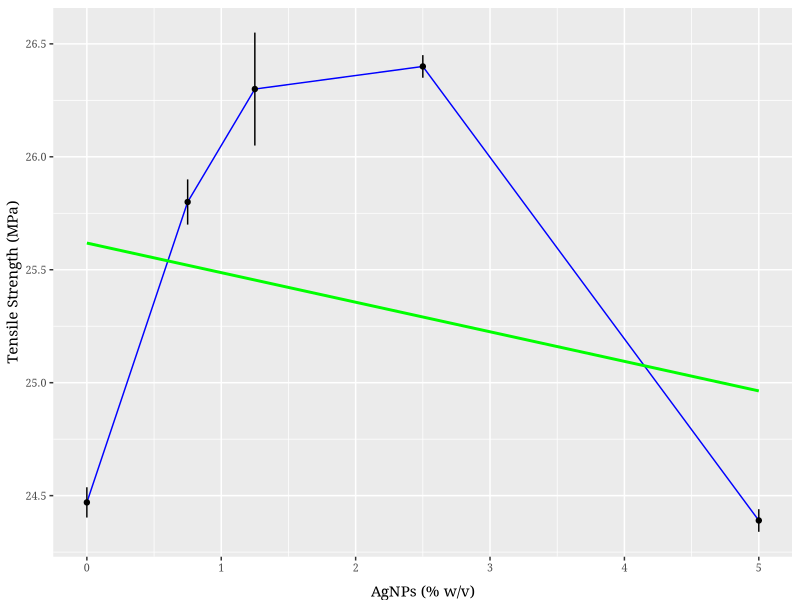
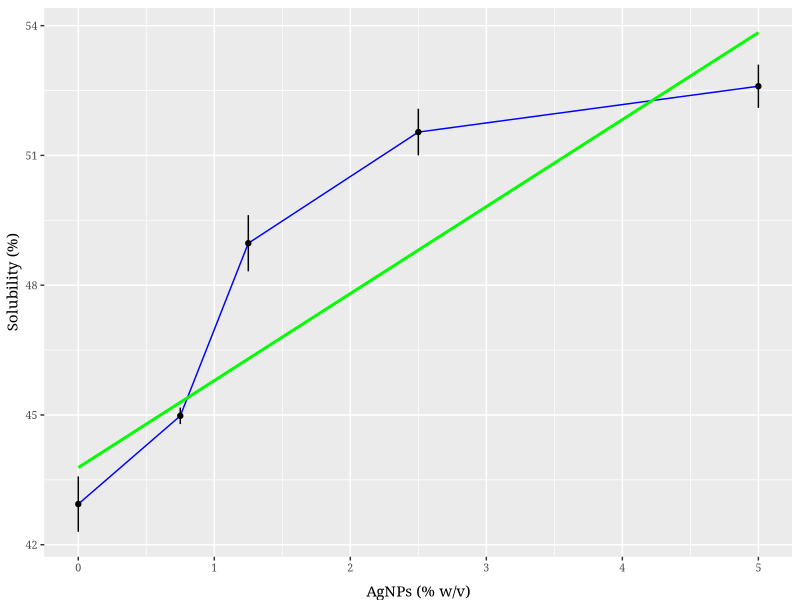
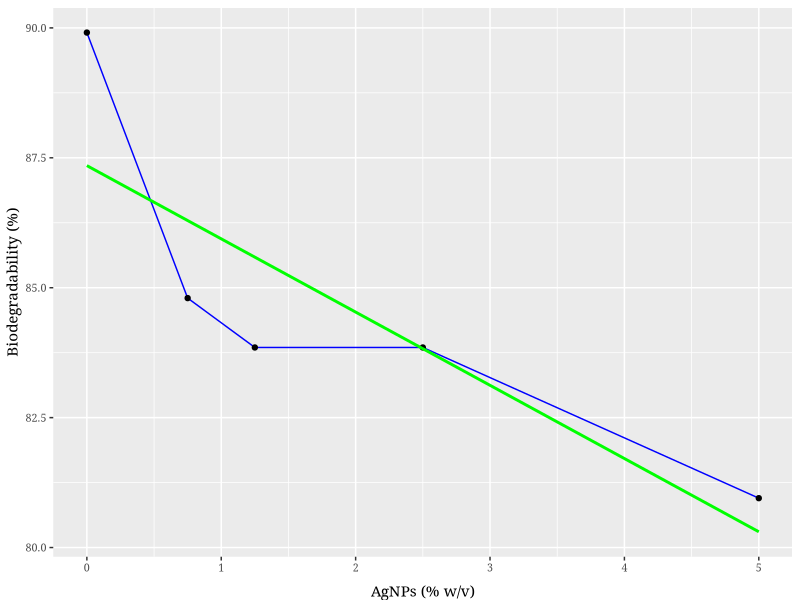
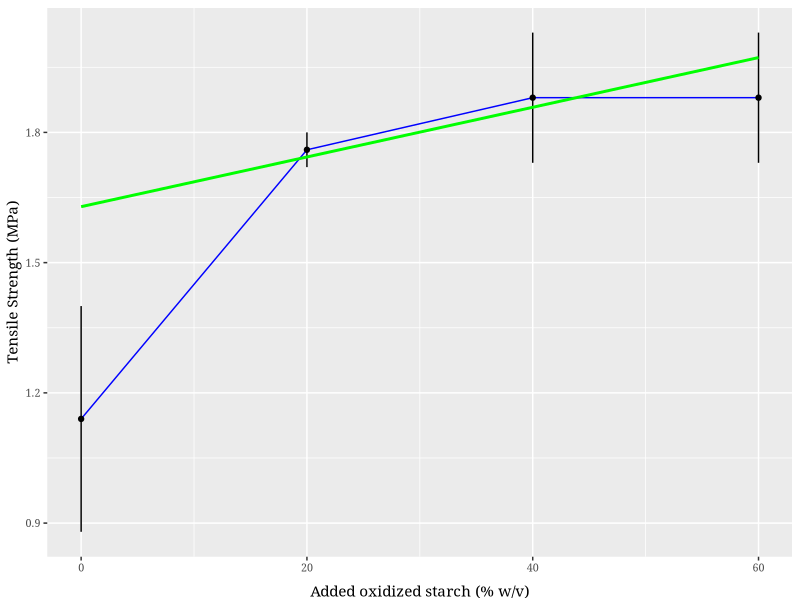
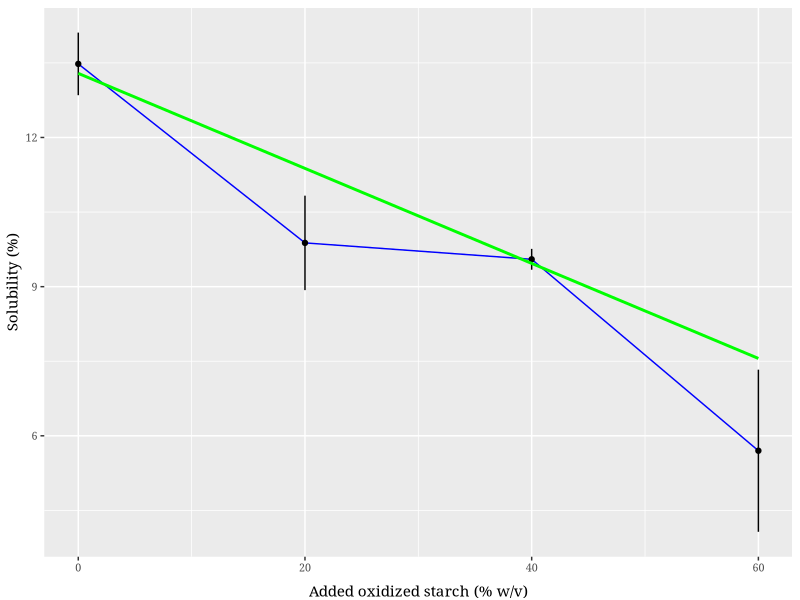
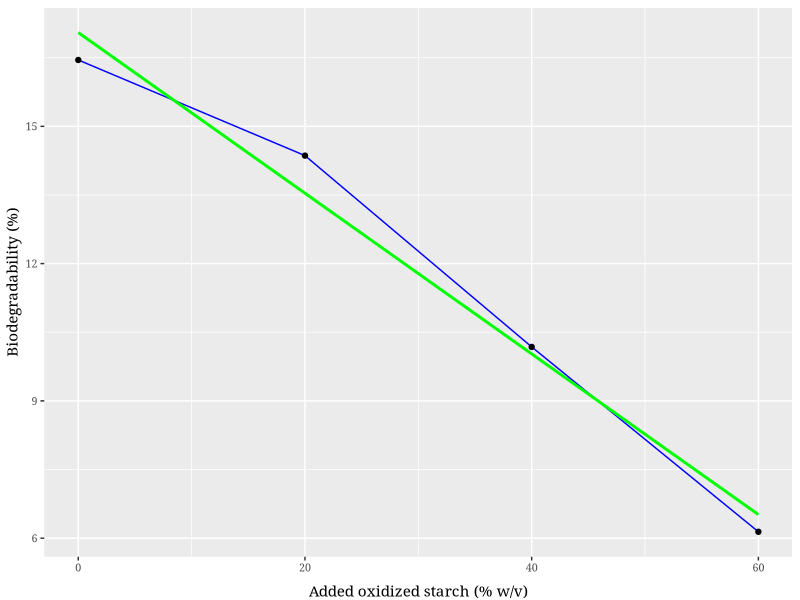
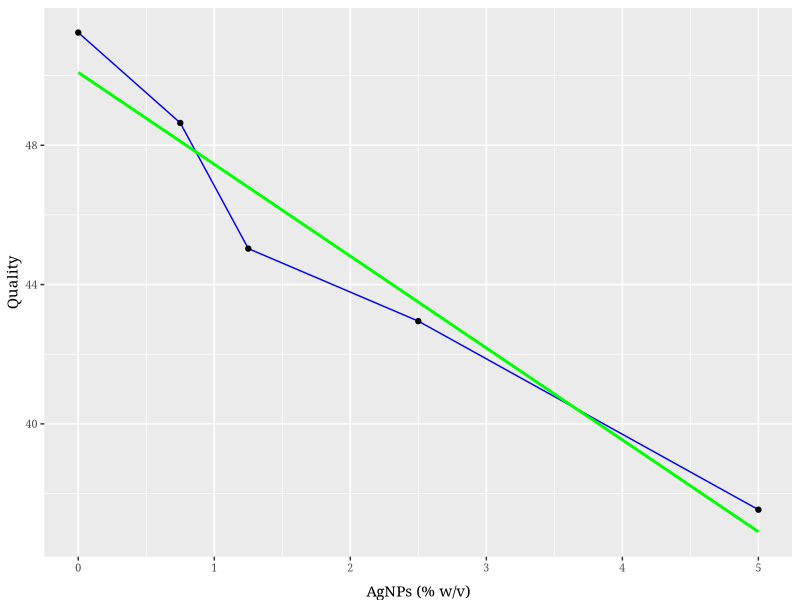
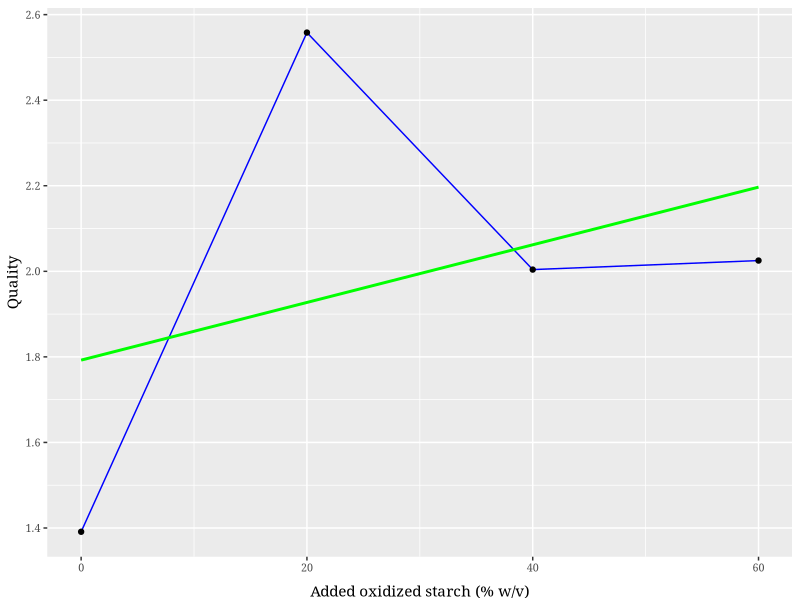

R code for these plots, in order:
library(ggplot2)
library(dplyr)

###########################
# Environment preparation #
###########################

if (!dir.exists("output")) {
  dir.create("output")
} else {
  unlink("output", recursive = TRUE)
  dir.create("output")
}

output_file <- file("output/output.txt", open = "wt")
sink(output_file)
sink(output_file, type = "message")

########
# Data #
########

# Chitosan
study_1_data <- data.frame(
  tensile_strength = c(24.47, 25.8, 26.3, 26.4, 24.39),
  tensile_strength_sem = c(0.067, 0.1, 0.25, 0.05, 0.05),
  solubility = c(42.94, 44.98, 48.97, 51.54, 52.60),
  solubility_sem = c(0.64, 0.19, 0.65, 0.54, 0.5),
  biodegradability = c(89.91, 84.8, 83.85, 83.85, 80.95),
  group = c(0, 0.75, 1.25, 2.5, 5)
)

study_1_data_group_label <- "AgNPs (% w/v)"

# Oxidized
study_2_data <- data.frame(
  tensile_strength = c(1.14, 1.76, 1.88, 1.88),
  tensile_strength_sem = c(0.26, 0.04, 0.15, 0.15),
  solubility = c(13.48, 9.88, 9.55, 5.7),
  solubility_sem = c(0.63, 0.95, 0.21, 1.63),
  biodegradability = c(16.45, 14.36, 10.18, 6.14),
  group = c(0, 20, 40, 60)
)

study_2_data_group_label <- "Added oxidized starch (% w/v)"

#############
# Functions #
#############

calculate_quality_map <- function(biodeg, tensile_strength, solubility) {
  return(biodeg * tensile_strength / solubility)
}

calculate_quality <- function(data) {
  quality_map <- data.frame(quality = Map(calculate_quality_map,
                                          data["biodegradability"],
                                          data["tensile_strength"],
                                          data["solubility"]))
  names(quality_map) <- c("quality")
  return(quality_map)
}

report_regression <- function(regression) {
  print(summary(regression))
  a <- coef(regression)[2]
  b <- coef(regression)[1]
  cat(paste0("Model: y = ", a, "x + ", b), "\n\n")
}

plot_with_regression <- function(data, label, filename_base) {
  message(paste("|- ANALYSIS OF", filename_base))
  message(":-- Tensile Strength")
  ggplot(data, aes(group, tensile_strength, group = 1, weight = 1 / tensile_strength_sem^2)) +
    geom_line(color = "blue") +
    geom_point() +
    geom_linerange(aes(ymax = tensile_strength + tensile_strength_sem,
                       ymin = tensile_strength - tensile_strength_sem)) +
    geom_smooth(method = "lm",
                formula = y ~ x,
                se = FALSE,
                fill = NA,
                alpha = 0.5,
                color = "green") +
    theme(text = element_text(size = 11, family = "Serif"),
          axis.title.y = element_text(vjust = 1),
          axis.title.x = element_text(vjust = -1),
          axis.text = element_text(size = rel(0.7))) +
    labs(x = label, y = "Tensile Strength (MPa)")
  ggsave(paste0("output/", filename_base, "_tensile.png"), width = 6.5, height = 4, units = "in", dpi = "print", type = "cairo-png")
  report_regression(lm(tensile_strength ~ group, data = data, weight = 1 / tensile_strength_sem^2))

  message(":-- Solubility")
  ggplot(data, aes(group, solubility, group = 1, weight = 1 / solubility_sem^2)) +
    geom_line(color = "blue") +
    geom_point() +
    geom_linerange(aes(ymax = solubility + solubility_sem,
                       ymin = solubility - solubility_sem)) +
    geom_smooth(method = "lm",
                formula = y ~ x,
                se = FALSE,
                fill = NA,
                alpha = 0.5,
                color = "green") +
    theme(text = element_text(size = 11, family = "Serif"),
          axis.title.y = element_text(vjust = 1),
          axis.title.x = element_text(vjust = -1),
          axis.text = element_text(size = rel(0.7))) +
    labs(x = label, y = "Solubility (%)")
  ggsave(paste0("output/", filename_base, "_solubility.png"), width = 6.5, height = 4, units = "in", dpi = "print", type = "cairo-png")
  report_regression(lm(solubility ~ group, data = data, weight = 1 / solubility_sem^2))
  
  message(":-- Biodegradability")
  ggplot(data, aes(group, biodegradability, group = 1)) +
    geom_line(color = "blue") +
    geom_point() +
    geom_smooth(method = "lm",
                formula = y ~ x,
                se = FALSE,
                fill = NA,
                alpha = 0.5,
                color = "green") +
    theme(text = element_text(size = 11, family = "Serif"),
          axis.title.y = element_text(vjust = 1),
          axis.title.x = element_text(vjust = -1),
          axis.text = element_text(size = rel(0.7))) +
    labs(x = label, y = "Biodegradability (%)")
  ggsave(paste0("output/", filename_base, "_biodegradability.png"), width = 6.5, height = 4, units = "in", dpi = "print", type = "cairo-png")
  report_regression(lm(biodegradability ~ group, data = data))
  cat("\n")
}

plot_quality <- function(data, label, filename_base) {
  message(paste0("|- ANALYSIS OF ", filename_base, "'s QUALITY"))
  ggplot(data, aes(group, quality, group = 1)) +
    geom_line(color = "blue") +
    geom_point() +
    geom_smooth(method = "lm",
                formula = y ~ x,
                se = FALSE,
                fill = NA,
                alpha = 0.5,
                color = "green") +
    theme(text = element_text(size = 11, family = "Serif"),
          axis.title.y = element_text(vjust = 1),
          axis.title.x = element_text(vjust = -1),
          axis.text = element_text(size = rel(0.7))) +
    labs(x = label, y = "Quality")
  ggsave(paste0("output/", filename_base, "_quality.png"), width = 6.5, height = 4, units = "in", dpi = "print", type = "cairo-png")
  report_regression(lm(quality ~ group, data = data))
  cat("\n")
}

##############
# Processing #
##############

study_1 <- cbind(study_1_data, calculate_quality(study_1_data)["quality"])
study_2 <- cbind(study_2_data, calculate_quality(study_2_data)["quality"])

plot_with_regression(study_1, study_1_data_group_label, "study_1")
plot_with_regression(study_2, study_2_data_group_label, "study_2")
plot_quality(study_1, study_1_data_group_label, "study_1")
plot_quality(study_2, study_2_data_group_label, "study_2")

###########
# Cleanup #
###########

sink()
sink(type = "message")
close(output_file)